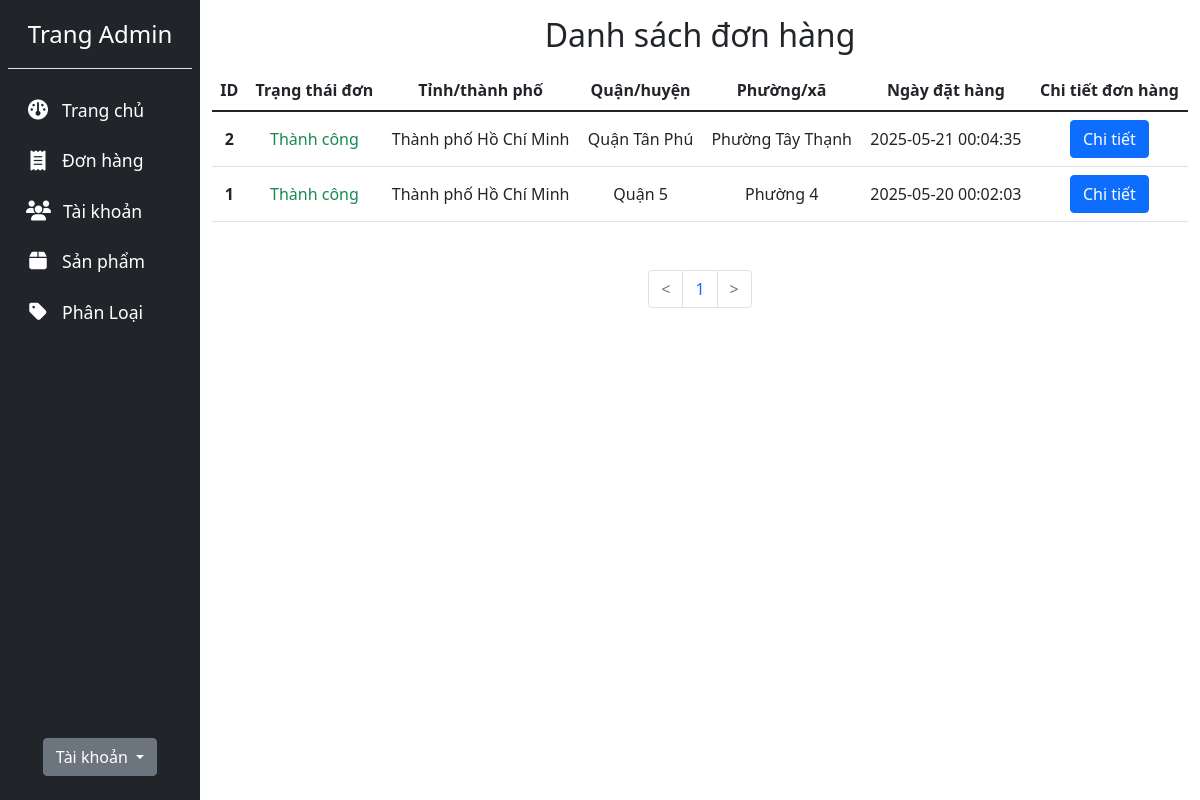
/admin/orders_list.php?account_id=3 (signed in), run on the app's committed database.
### tables this page shows
CREATE TABLE `orders` (
  `order_id` int(11) NOT NULL,
  `order_cost` decimal(12,2) NOT NULL,
  `order_status` varchar(255) NOT NULL DEFAULT 'Chưa xác nhận',
  `account_id` int(11) DEFAULT NULL,
  `receiver_name` varchar(255) NOT NULL,
  `phone_number` varchar(12) NOT NULL,
  `province` varchar(255) NOT NULL,
  `district` varchar(255) NOT NULL,
  `ward` varchar(255) NOT NULL,
  `address` varchar(255) NOT NULL,
  `order_date` datetime DEFAULT current_timestamp(),
  `payment_method` varchar(255) NOT NULL
);

### admin/orders_list.php (the view, shortened to what this page needs)
<?php
include '../server/connection.php';
$account_id = (int)$_GET['account_id'];
$base_url = "orders_list.php?account_id=" . $account_id;
$page = isset($_GET['page']) && is_numeric($_GET['page']) ? (int)$_GET['page'] : 1;
$records_per_page = 10;
$offset = ($page - 1) * $records_per_page;
$sql1 = "SELECT COUNT(*) AS total_records
         FROM orders
         WHERE account_id = ? AND order_status = 'Thành công'";
$params1 = [$account_id];
$types1 = "i";
$stmt1 = $conn->prepare($sql1);
$stmt1->bind_param($types1, ...$params1);
$stmt1->execute();
$stmt1->bind_result($total_records);
$total_no_of_pages = ceil($total_records / $records_per_page);
$sql2 = "SELECT *
         FROM orders
         WHERE account_id = ? AND order_status = 'Thành công'";
$params2 = [$account_id];
$types2 = "i";
$sql2 .= " ORDER BY order_date DESC LIMIT ?, ?";
$params2[] = $offset;
$params2[] = $records_per_page;
$types2 .= "ii";
$stmt2 = $conn->prepare($sql2);
$stmt2->bind_param($types2, ...$params2);
$stmt2->execute();
$orders = $stmt2->get_result();
?>
<!DOCTYPE html>
<html lang="en">
<head>
  <link href="https://cdn.jsdelivr.net/npm/bootstrap@5.1.3/dist/css/bootstrap.min.css" rel="stylesheet"
>
  <link rel="stylesheet" href="../admin/assets/css/style.css">
</head>
<body>
  <div class="container-fluid">
    <div class="row flex-nowrap">
      <?php include '../admin/layouts/sidebar.php'; ?>
      <div class="col py-3">
        <h2 class="text-center mb-3">Danh sách đơn hàng</h2>
        <?php if ($total_no_of_pages > 0) { ?>
          <table class="table text-center">
            <thead>
              <tr>
                <th scope="col">ID</th>
                <th scope="col">Trạng thái đơn</th>
                <th scope="col">Tỉnh/thành phố</th>
                <th scope="col">Quận/huyện</th>
                <th scope="col">Phường/xã</th>
                <th scope="col">Ngày đặt hàng</th>
                <th scope="col">Chi tiết đơn hàng</th>
              </tr>
            </thead>
            <tbody>
              <?php while ($order_row = $orders->fetch_assoc()) { ?>
                <tr class="align-middle">
                  <th scope="row"><?php echo $order_row['order_id']; ?></th>
                  <td class="<?php include '../admin/utils/order_status_color.php'; ?>">
                    <?php echo $order_row['order_status']; ?>
                  </td>
                  <td><?php echo $order_row['province']; ?></td>
                  <td><?php echo $order_row['district']; ?></td>
                  <td><?php echo $order_row['ward']; ?></td>
                  <td><?php echo $order_row['order_date']; ?></td>
                  <td>
                    <a class="btn btn-primary" href="order_details.php?order_id=<?php echo $order_row['order_id']; ?>">
                      Chi tiết
                    </a>
                  </td>
                </tr>
              <?php } ?>
            </tbody>
          </table>
          <nav aria-label="Page Navigation Example">
            <ul class="pagination mt-5 justify-content-center">
              <li class="page-item <?php if ($page <= 1) {
                                      echo "disabled";
                                    } ?>">
                <a class="page-link" href="<?php if ($page <= 1) {
                                              echo "#";
                                            } else {
                                              echo $base_url . "&page=" . ($page - 1);
                                            } ?>"><</a>
              </li>
              <?php if ($total_no_of_pages >= 3) { ?>
                <li class="page-item">
                  <a class="page-link" href=<?php echo $base_url . "&page=1"; ?>>1</a>
                </li>
                <li class="page-item">
                  <a class="page-link" href=<?php echo $base_url . "&page=2"; ?>>2</a>
                </li>
                <li class="page-item">
                  <a class="page-link" href="#">...</a>
                </li>
                <li class="page-item">
                  <a class="page-link" href=<?php echo $base_url . "&page=" . $total_no_of_pages; ?>><?php echo $total_no_of_pages; ?></a>
                </li>
              <?php } elseif ($total_no_of_pages == 1) { ?>
                <li class="page-item">
                  <a class="page-link" href=<?php echo $base_url . "&page=1" ?>>1</a>
                </li>
              <?php } ?>
              <li class="page-item <?php if ($page >= $total_no_of_pages) {
                                      echo "disabled";
                                    } ?>">
                <a class="page-link" href="<?php if ($page >= $total_no_of_pages) {
                                              echo "#";
                                            } else {
                                              echo $base_url . "&page=" . ($page + 1);
                                            } ?>">></a>
              </li>
            </ul>
          </nav>
        <?php } else { ?>
          <p>Không tìm thấy kết quả</p>
        <?php } ?>
      </div>
    </div>
  </div>
</body>
</html>

### data on the page
orders: order_id "2", order_status "Thành công", province "Thành phố Hồ Chí Minh", district "Quận Tân Phú", ward "Phường Tây Thạnh", order_date "2025-05-21 00:04:35"
orders: order_id "1", order_status "Thành công", province "Thành phố Hồ Chí Minh", district "Quận 5", ward "Phường 4", order_date "2025-05-20 00:02:03"
